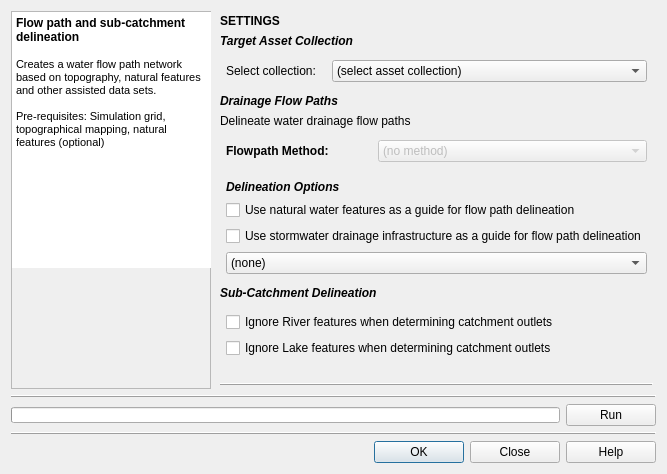
 <widget class="QDialog" name="CatchmentDelinGui">
  <property name="geometry">
   <rect>
    <x>0</x>
    <y>0</y>
    <width>627</width>
    <height>474</height>
   </rect>
  </property>
  <property name="windowTitle">
   <string>Delineate Water Flow and Sub-Catchments</string>
  </property>
  <property name="windowIcon">
   <iconset resource="../../../../../Dropbox/UrbanBEATS Master Project/graphics/ubeats.qrc">
    <normaloff>:/icons/river_flow.png</normaloff>:/icons/river_flow.png</iconset>
  </property>
  <layout class="QGridLayout" name="gridLayout">
   <item row="4" column="0" colspan="2">
    <widget class="QWidget" name="buttons_widget" native="true">
     <layout class="QHBoxLayout" name="horizontalLayout">
      <property name="spacing">
       <number>6</number>
      </property>
      <property name="leftMargin">
       <number>0</number>
      </property>
      <property name="topMargin">
       <number>0</number>
      </property>
      <property name="rightMargin">
       <number>0</number>
      </property>
      <property name="bottomMargin">
       <number>0</number>
      </property>
      <item>
       <spacer name="horizontalSpacer">
        <property name="orientation">
         <enum>Qt::Horizontal</enum>
        </property>
        <property name="sizeHint" stdset="0">
         <size>
          <width>40</width>
          <height>20</height>
         </size>
        </property>
       </spacer>
      </item>
      <item>
       <widget class="QPushButton" name="ok_button">
        <property name="minimumSize">
         <size>
          <width>90</width>
          <height>0</height>
         </size>
        </property>
        <property name="whatsThis">
         <string>&lt;html&gt;&lt;head/&gt;&lt;body&gt;&lt;p&gt;Resets all parameters of this module in the current 'scenario time step' to the default values.&lt;/p&gt;&lt;/body&gt;&lt;/html&gt;</string>
        </property>
        <property name="text">
         <string>OK</string>
        </property>
        <property name="icon">
         <iconset resource="../../../../../Dropbox/UrbanBEATS Master Project/graphics/ubeats.qrc">
          <normaloff>:/icons/check.png</normaloff>:/icons/check.png</iconset>
        </property>
       </widget>
      </item>
      <item>
       <widget class="QPushButton" name="close_button">
        <property name="minimumSize">
         <size>
          <width>90</width>
          <height>0</height>
         </size>
        </property>
        <property name="text">
         <string>Close</string>
        </property>
        <property name="icon">
         <iconset resource="../../../../../Dropbox/UrbanBEATS Master Project/graphics/ubeats.qrc">
          <normaloff>:/icons/delete-icon.png</normaloff>:/icons/delete-icon.png</iconset>
        </property>
       </widget>
      </item>
      <item>
       <widget class="QPushButton" name="help_button">
        <property name="minimumSize">
         <size>
          <width>90</width>
          <height>0</height>
         </size>
        </property>
        <property name="text">
         <string>Help</string>
        </property>
        <property name="icon">
         <iconset resource="../../../../../Dropbox/UrbanBEATS Master Project/graphics/ubeats.qrc">
          <normaloff>:/icons/Help-icon.png</normaloff>:/icons/Help-icon.png</iconset>
        </property>
       </widget>
      </item>
     </layout>
    </widget>
   </item>
   <item row="0" column="0">
    <widget class="QFrame" name="frame">
     <property name="minimumSize">
      <size>
       <width>200</width>
       <height>0</height>
      </size>
     </property>
     <property name="maximumSize">
      <size>
       <width>200</width>
       <height>16777215</height>
      </size>
     </property>
     <property name="frameShape">
      <enum>QFrame::StyledPanel</enum>
     </property>
     <property name="frameShadow">
      <enum>QFrame::Raised</enum>
     </property>
     <layout class="QVBoxLayout" name="verticalLayout_6">
      <property name="spacing">
       <number>0</number>
      </property>
      <property name="leftMargin">
       <number>0</number>
      </property>
      <property name="topMargin">
       <number>0</number>
      </property>
      <property name="rightMargin">
       <number>0</number>
      </property>
      <property name="bottomMargin">
       <number>0</number>
      </property>
      <item>
       <widget class="QTextBrowser" name="description">
        <property name="minimumSize">
         <size>
          <width>200</width>
          <height>0</height>
         </size>
        </property>
        <property name="maximumSize">
         <size>
          <width>200</width>
          <height>16777215</height>
         </size>
        </property>
        <property name="frameShape">
         <enum>QFrame::NoFrame</enum>
        </property>
        <property name="frameShadow">
         <enum>QFrame::Plain</enum>
        </property>
        <property name="verticalScrollBarPolicy">
         <enum>Qt::ScrollBarAsNeeded</enum>
        </property>
        <property name="html">
         <string>&lt;!DOCTYPE HTML PUBLIC &quot;-//W3C//DTD HTML 4.0//EN&quot; &quot;http://www.w3.org/TR/REC-html40/strict.dtd&quot;&gt;
&lt;html&gt;&lt;head&gt;&lt;meta name=&quot;qrichtext&quot; content=&quot;1&quot; /&gt;&lt;style type=&quot;text/css&quot;&gt;
p, li { white-space: pre-wrap; }
&lt;/style&gt;&lt;/head&gt;&lt;body style=&quot; font-family:'MS Shell Dlg 2'; font-size:8.25pt; font-weight:400; font-style:normal;&quot;&gt;
&lt;p style=&quot; margin-top:0px; margin-bottom:0px; margin-left:0px; margin-right:0px; -qt-block-indent:0; text-indent:0px;&quot;&gt;&lt;span style=&quot; font-size:9pt; font-weight:600;&quot;&gt;Flow path and sub-catchment delineation&lt;/span&gt;&lt;/p&gt;
&lt;p style=&quot;-qt-paragraph-type:empty; margin-top:0px; margin-bottom:0px; margin-left:0px; margin-right:0px; -qt-block-indent:0; text-indent:0px; font-size:9pt; font-weight:600;&quot;&gt;&lt;br /&gt;&lt;/p&gt;
&lt;p style=&quot; margin-top:0px; margin-bottom:0px; margin-left:0px; margin-right:0px; -qt-block-indent:0; text-indent:0px;&quot;&gt;&lt;span style=&quot; font-size:8pt;&quot;&gt;Creates a water flow path network based on topography, natural features and other assisted data sets.&lt;/span&gt;&lt;/p&gt;
&lt;p style=&quot;-qt-paragraph-type:empty; margin-top:0px; margin-bottom:0px; margin-left:0px; margin-right:0px; -qt-block-indent:0; text-indent:0px; font-size:8pt;&quot;&gt;&lt;br /&gt;&lt;/p&gt;
&lt;p style=&quot; margin-top:0px; margin-bottom:0px; margin-left:0px; margin-right:0px; -qt-block-indent:0; text-indent:0px;&quot;&gt;&lt;span style=&quot; font-size:8pt;&quot;&gt;Pre-requisites: Simulation grid, topographical mapping, natural features (optional)&lt;/span&gt;&lt;/p&gt;&lt;/body&gt;&lt;/html&gt;</string>
        </property>
       </widget>
      </item>
      <item>
       <widget class="QLabel" name="img">
        <property name="sizePolicy">
         <sizepolicy hsizetype="Preferred" vsizetype="Fixed">
          <horstretch>0</horstretch>
          <verstretch>0</verstretch>
         </sizepolicy>
        </property>
        <property name="minimumSize">
         <size>
          <width>200</width>
          <height>120</height>
         </size>
        </property>
        <property name="maximumSize">
         <size>
          <width>200</width>
          <height>120</height>
         </size>
        </property>
        <property name="text">
         <string/>
        </property>
        <property name="pixmap">
         <pixmap resource="../../../../../Dropbox/UrbanBEATS Master Project/graphics/ubeats.qrc">:/mod_imgs/module_imgs/mod_catchmentdelin.jpg</pixmap>
        </property>
       </widget>
      </item>
     </layout>
    </widget>
   </item>
   <item row="1" column="0" colspan="2">
    <widget class="Line" name="line_2">
     <property name="frameShadow">
      <enum>QFrame::Raised</enum>
     </property>
     <property name="orientation">
      <enum>Qt::Horizontal</enum>
     </property>
    </widget>
   </item>
   <item row="2" column="0" colspan="2">
    <widget class="QWidget" name="widget" native="true">
     <property name="minimumSize">
      <size>
       <width>0</width>
       <height>0</height>
      </size>
     </property>
     <layout class="QHBoxLayout" name="horizontalLayout_2">
      <property name="leftMargin">
       <number>0</number>
      </property>
      <property name="topMargin">
       <number>0</number>
      </property>
      <property name="rightMargin">
       <number>0</number>
      </property>
      <property name="bottomMargin">
       <number>0</number>
      </property>
      <item>
       <widget class="QProgressBar" name="progressbar">
        <property name="minimumSize">
         <size>
          <width>0</width>
          <height>16</height>
         </size>
        </property>
        <property name="maximumSize">
         <size>
          <width>16777215</width>
          <height>16</height>
         </size>
        </property>
        <property name="value">
         <number>0</number>
        </property>
        <property name="textVisible">
         <bool>false</bool>
        </property>
        <property name="orientation">
         <enum>Qt::Horizontal</enum>
        </property>
        <property name="invertedAppearance">
         <bool>false</bool>
        </property>
        <property name="textDirection">
         <enum>QProgressBar::TopToBottom</enum>
        </property>
       </widget>
      </item>
      <item>
       <widget class="QPushButton" name="run_button">
        <property name="minimumSize">
         <size>
          <width>90</width>
          <height>0</height>
         </size>
        </property>
        <property name="maximumSize">
         <size>
          <width>90</width>
          <height>16777215</height>
         </size>
        </property>
        <property name="text">
         <string>Run</string>
        </property>
        <property name="icon">
         <iconset resource="../../../../../Dropbox/UrbanBEATS Master Project/graphics/ubeats.qrc">
          <normaloff>:/icons/Play-icon.png</normaloff>:/icons/Play-icon.png</iconset>
        </property>
       </widget>
      </item>
     </layout>
    </widget>
   </item>
   <item row="0" column="1">
    <widget class="QWidget" name="parameters" native="true">
     <layout class="QVBoxLayout" name="verticalLayout">
      <property name="spacing">
       <number>6</number>
      </property>
      <property name="leftMargin">
       <number>3</number>
      </property>
      <property name="topMargin">
       <number>3</number>
      </property>
      <property name="rightMargin">
       <number>3</number>
      </property>
      <property name="bottomMargin">
       <number>3</number>
      </property>
      <item>
       <widget class="QLabel" name="title">
        <property name="text">
         <string>&lt;html&gt;&lt;head/&gt;&lt;body&gt;&lt;p&gt;&lt;span style=&quot; font-size:9pt; font-weight:600;&quot;&gt;SETTINGS&lt;/span&gt;&lt;/p&gt;&lt;/body&gt;&lt;/html&gt;</string>
        </property>
       </widget>
      </item>
      <item>
       <widget class="QLabel" name="asset_col_title">
        <property name="text">
         <string>&lt;html&gt;&lt;head/&gt;&lt;body&gt;&lt;p&gt;&lt;span style=&quot; font-weight:600; font-style:italic;&quot;&gt;Target Asset Collection&lt;/span&gt;&lt;/p&gt;&lt;/body&gt;&lt;/html&gt;</string>
        </property>
       </widget>
      </item>
      <item>
       <widget class="QWidget" name="gridname_widget" native="true">
        <layout class="QGridLayout" name="gridLayout_7">
         <property name="leftMargin">
          <number>6</number>
         </property>
         <property name="topMargin">
          <number>6</number>
         </property>
         <property name="rightMargin">
          <number>6</number>
         </property>
         <property name="bottomMargin">
          <number>6</number>
         </property>
         <item row="0" column="1">
          <widget class="QComboBox" name="assetcol_combo">
           <item>
            <property name="text">
             <string>(select asset collection)</string>
            </property>
           </item>
          </widget>
         </item>
         <item row="0" column="0">
          <widget class="QLabel" name="gridname_lbl">
           <property name="minimumSize">
            <size>
             <width>100</width>
             <height>0</height>
            </size>
           </property>
           <property name="maximumSize">
            <size>
             <width>100</width>
             <height>16777215</height>
            </size>
           </property>
           <property name="whatsThis">
            <string>Width of the square cell in the city grid in metres</string>
           </property>
           <property name="text">
            <string>Select collection:</string>
           </property>
          </widget>
         </item>
        </layout>
       </widget>
      </item>
      <item>
       <widget class="QLabel" name="title_2">
        <property name="text">
         <string>&lt;html&gt;&lt;head/&gt;&lt;body&gt;&lt;p&gt;&lt;span style=&quot; font-weight:600; font-style:italic;&quot;&gt;Drainage Flow Paths&lt;/span&gt;&lt;/p&gt;&lt;/body&gt;&lt;/html&gt;</string>
        </property>
       </widget>
      </item>
      <item>
       <widget class="QLabel" name="descr">
        <property name="minimumSize">
         <size>
          <width>0</width>
          <height>0</height>
         </size>
        </property>
        <property name="maximumSize">
         <size>
          <width>16777215</width>
          <height>16777215</height>
         </size>
        </property>
        <property name="whatsThis">
         <string>Width of the square cell in the city grid in metres</string>
        </property>
        <property name="text">
         <string>Delineate water drainage flow paths</string>
        </property>
        <property name="wordWrap">
         <bool>true</bool>
        </property>
       </widget>
      </item>
      <item>
       <widget class="QWidget" name="flowpath_widget" native="true">
        <layout class="QGridLayout" name="gridLayout_11">
         <property name="leftMargin">
          <number>6</number>
         </property>
         <property name="topMargin">
          <number>6</number>
         </property>
         <property name="rightMargin">
          <number>6</number>
         </property>
         <property name="bottomMargin">
          <number>6</number>
         </property>
         <item row="1" column="0">
          <widget class="QLabel" name="flowpath_lbl">
           <property name="whatsThis">
            <string>&lt;!DOCTYPE HTML PUBLIC &quot;-//W3C//DTD HTML 4.0//EN&quot; &quot;http://www.w3.org/TR/REC-html40/strict.dtd&quot;&gt;
&lt;html&gt;&lt;head&gt;&lt;meta name=&quot;qrichtext&quot; content=&quot;1&quot; /&gt;&lt;style type=&quot;text/css&quot;&gt;
p, li { white-space: pre-wrap; }
&lt;/style&gt;&lt;/head&gt;&lt;body style=&quot; font-family:'MS Shell Dlg 2'; font-size:8.25pt; font-weight:400; font-style:normal;&quot;&gt;
&lt;p style=&quot; margin-top:0px; margin-bottom:0px; margin-left:0px; margin-right:0px; -qt-block-indent:0; text-indent:0px;&quot;&gt;&lt;span style=&quot; font-size:8pt;&quot;&gt;How many blocks to consider when determining drainage fluxes (the greater the number, the greater the computational burden).&lt;/span&gt;&lt;/p&gt;&lt;/body&gt;&lt;/html&gt;</string>
           </property>
           <property name="text">
            <string>&lt;html&gt;&lt;head/&gt;&lt;body&gt;&lt;p&gt;&lt;span style=&quot; font-weight:600;&quot;&gt;Flowpath Method:&lt;/span&gt;&lt;/p&gt;&lt;/body&gt;&lt;/html&gt;</string>
           </property>
          </widget>
         </item>
         <item row="1" column="1">
          <widget class="QComboBox" name="flowpath_combo">
           <property name="enabled">
            <bool>false</bool>
           </property>
           <property name="sizePolicy">
            <sizepolicy hsizetype="Preferred" vsizetype="Preferred">
             <horstretch>0</horstretch>
             <verstretch>0</verstretch>
            </sizepolicy>
           </property>
           <property name="currentIndex">
            <number>0</number>
           </property>
           <item>
            <property name="text">
             <string>(no method)</string>
            </property>
           </item>
           <item>
            <property name="text">
             <string>Directional - D8 (O'Callaghan &amp; Mark, 1984)</string>
            </property>
           </item>
           <item>
            <property name="text">
             <string>Graph-theoretical Delineation</string>
            </property>
           </item>
           <item>
            <property name="text">
             <string>Flow Field Delineation</string>
            </property>
           </item>
          </widget>
         </item>
        </layout>
       </widget>
      </item>
      <item>
       <widget class="QWidget" name="flowpath_guide_widget" native="true">
        <layout class="QGridLayout" name="gridLayout_12">
         <property name="leftMargin">
          <number>6</number>
         </property>
         <property name="topMargin">
          <number>6</number>
         </property>
         <property name="rightMargin">
          <number>6</number>
         </property>
         <property name="bottomMargin">
          <number>6</number>
         </property>
         <item row="3" column="0">
          <widget class="QCheckBox" name="infrastructure_check">
           <property name="toolTip">
            <string>&lt;!DOCTYPE HTML PUBLIC &quot;-//W3C//DTD HTML 4.0//EN&quot; &quot;http://www.w3.org/TR/REC-html40/strict.dtd&quot;&gt;
&lt;html&gt;&lt;head&gt;&lt;meta name=&quot;qrichtext&quot; content=&quot;1&quot; /&gt;&lt;style type=&quot;text/css&quot;&gt;
p, li { white-space: pre-wrap; }
&lt;/style&gt;&lt;/head&gt;&lt;body style=&quot; font-family:'MS Shell Dlg 2'; font-size:8.25pt; font-weight:400; font-style:normal;&quot;&gt;
&lt;p style=&quot; margin-top:0px; margin-bottom:0px; margin-left:0px; margin-right:0px; -qt-block-indent:0; text-indent:0px;&quot;&gt;&lt;span style=&quot; font-size:8pt;&quot;&gt;Check if you want to avoid localised ponds forming in the region. If this is of particular interest because the DEM's accuracy has been assured and the purpose of the simulation is to assess these problem spots, then leave this box unchecked.&lt;/span&gt;&lt;/p&gt;
&lt;p style=&quot;-qt-paragraph-type:empty; margin-top:0px; margin-bottom:0px; margin-left:0px; margin-right:0px; -qt-block-indent:0; text-indent:0px; font-size:8pt;&quot;&gt;&lt;/p&gt;
&lt;p style=&quot; margin-top:0px; margin-bottom:0px; margin-left:0px; margin-right:0px; -qt-block-indent:0; text-indent:0px;&quot;&gt;&lt;span style=&quot; font-size:8pt;&quot;&gt;Correction proceeds as follows:&lt;/span&gt;&lt;/p&gt;
&lt;p style=&quot; margin-top:0px; margin-bottom:0px; margin-left:0px; margin-right:0px; -qt-block-indent:0; text-indent:0px;&quot;&gt;&lt;span style=&quot; font-size:8pt;&quot;&gt;- If cell cannot transfer water downhill, but there is an adjacent cell with identical elevation within tolerance limit, it will transfer the water into this.&lt;/span&gt;&lt;/p&gt;
&lt;p style=&quot; margin-top:0px; margin-bottom:0px; margin-left:0px; margin-right:0px; -qt-block-indent:0; text-indent:0px;&quot;&gt;&lt;span style=&quot; font-size:8pt;&quot;&gt;- If tolerance limit is not met, cell's water is routed directly to catchment outlet.&lt;/span&gt;&lt;/p&gt;&lt;/body&gt;&lt;/html&gt;</string>
           </property>
           <property name="whatsThis">
            <string>&lt;!DOCTYPE HTML PUBLIC &quot;-//W3C//DTD HTML 4.0//EN&quot; &quot;http://www.w3.org/TR/REC-html40/strict.dtd&quot;&gt;
&lt;html&gt;&lt;head&gt;&lt;meta name=&quot;qrichtext&quot; content=&quot;1&quot; /&gt;&lt;style type=&quot;text/css&quot;&gt;
p, li { white-space: pre-wrap; }
&lt;/style&gt;&lt;/head&gt;&lt;body style=&quot; font-family:'MS Shell Dlg 2'; font-size:8pt; font-weight:400; font-style:normal;&quot;&gt;
&lt;p style=&quot; margin-top:0px; margin-bottom:0px; margin-left:0px; margin-right:0px; -qt-block-indent:0; text-indent:0px;&quot;&gt;If available, then the program will bias the flow directions towards Blocks with built stormwater draingae infrastructure e.g. channelized drains and pipe network. This will only happen if the above option to include stormwater infrastruture has been enabled and a map has been specified.&lt;/p&gt;&lt;/body&gt;&lt;/html&gt;</string>
           </property>
           <property name="text">
            <string>Use stormwater drainage infrastructure as a guide for flow path delineation</string>
           </property>
          </widget>
         </item>
         <item row="2" column="0">
          <widget class="QCheckBox" name="natfeature_check">
           <property name="toolTip">
            <string>&lt;!DOCTYPE HTML PUBLIC &quot;-//W3C//DTD HTML 4.0//EN&quot; &quot;http://www.w3.org/TR/REC-html40/strict.dtd&quot;&gt;
&lt;html&gt;&lt;head&gt;&lt;meta name=&quot;qrichtext&quot; content=&quot;1&quot; /&gt;&lt;style type=&quot;text/css&quot;&gt;
p, li { white-space: pre-wrap; }
&lt;/style&gt;&lt;/head&gt;&lt;body style=&quot; font-family:'MS Shell Dlg 2'; font-size:8.25pt; font-weight:400; font-style:normal;&quot;&gt;
&lt;p style=&quot; margin-top:0px; margin-bottom:0px; margin-left:0px; margin-right:0px; -qt-block-indent:0; text-indent:0px;&quot;&gt;&lt;span style=&quot; font-size:8pt;&quot;&gt;Check if you want to avoid localised ponds forming in the region. If this is of particular interest because the DEM's accuracy has been assured and the purpose of the simulation is to assess these problem spots, then leave this box unchecked.&lt;/span&gt;&lt;/p&gt;
&lt;p style=&quot;-qt-paragraph-type:empty; margin-top:0px; margin-bottom:0px; margin-left:0px; margin-right:0px; -qt-block-indent:0; text-indent:0px; font-size:8pt;&quot;&gt;&lt;/p&gt;
&lt;p style=&quot; margin-top:0px; margin-bottom:0px; margin-left:0px; margin-right:0px; -qt-block-indent:0; text-indent:0px;&quot;&gt;&lt;span style=&quot; font-size:8pt;&quot;&gt;Correction proceeds as follows:&lt;/span&gt;&lt;/p&gt;
&lt;p style=&quot; margin-top:0px; margin-bottom:0px; margin-left:0px; margin-right:0px; -qt-block-indent:0; text-indent:0px;&quot;&gt;&lt;span style=&quot; font-size:8pt;&quot;&gt;- If cell cannot transfer water downhill, but there is an adjacent cell with identical elevation within tolerance limit, it will transfer the water into this.&lt;/span&gt;&lt;/p&gt;
&lt;p style=&quot; margin-top:0px; margin-bottom:0px; margin-left:0px; margin-right:0px; -qt-block-indent:0; text-indent:0px;&quot;&gt;&lt;span style=&quot; font-size:8pt;&quot;&gt;- If tolerance limit is not met, cell's water is routed directly to catchment outlet.&lt;/span&gt;&lt;/p&gt;&lt;/body&gt;&lt;/html&gt;</string>
           </property>
           <property name="whatsThis">
            <string>&lt;!DOCTYPE HTML PUBLIC &quot;-//W3C//DTD HTML 4.0//EN&quot; &quot;http://www.w3.org/TR/REC-html40/strict.dtd&quot;&gt;
&lt;html&gt;&lt;head&gt;&lt;meta name=&quot;qrichtext&quot; content=&quot;1&quot; /&gt;&lt;style type=&quot;text/css&quot;&gt;
p, li { white-space: pre-wrap; }
&lt;/style&gt;&lt;/head&gt;&lt;body style=&quot; font-family:'MS Shell Dlg 2'; font-size:8pt; font-weight:400; font-style:normal;&quot;&gt;
&lt;p style=&quot; margin-top:0px; margin-bottom:0px; margin-left:0px; margin-right:0px; -qt-block-indent:0; text-indent:0px;&quot;&gt;If available, then the program will bias the flow directions towards Blocks with natural features e.g. a river, creek or lake. This will only happen if the above option to include a river or lake feature has been enabled and a map has been specified.&lt;/p&gt;&lt;/body&gt;&lt;/html&gt;</string>
           </property>
           <property name="text">
            <string>Use natural water features as a guide for flow path delineation</string>
           </property>
          </widget>
         </item>
         <item row="1" column="0">
          <widget class="QLabel" name="flowpath_lbl2">
           <property name="whatsThis">
            <string>&lt;!DOCTYPE HTML PUBLIC &quot;-//W3C//DTD HTML 4.0//EN&quot; &quot;http://www.w3.org/TR/REC-html40/strict.dtd&quot;&gt;
&lt;html&gt;&lt;head&gt;&lt;meta name=&quot;qrichtext&quot; content=&quot;1&quot; /&gt;&lt;style type=&quot;text/css&quot;&gt;
p, li { white-space: pre-wrap; }
&lt;/style&gt;&lt;/head&gt;&lt;body style=&quot; font-family:'MS Shell Dlg 2'; font-size:8.25pt; font-weight:400; font-style:normal;&quot;&gt;
&lt;p style=&quot; margin-top:0px; margin-bottom:0px; margin-left:0px; margin-right:0px; -qt-block-indent:0; text-indent:0px;&quot;&gt;&lt;span style=&quot; font-size:8pt;&quot;&gt;How many blocks to consider when determining drainage fluxes (the greater the number, the greater the computational burden).&lt;/span&gt;&lt;/p&gt;&lt;/body&gt;&lt;/html&gt;</string>
           </property>
           <property name="text">
            <string>&lt;html&gt;&lt;head/&gt;&lt;body&gt;&lt;p&gt;&lt;span style=&quot; font-weight:600; font-style:italic;&quot;&gt;Delineation Options&lt;/span&gt;&lt;/p&gt;&lt;/body&gt;&lt;/html&gt;</string>
           </property>
          </widget>
         </item>
         <item row="4" column="0">
          <widget class="QComboBox" name="storm_combo">
           <item>
            <property name="text">
             <string>(none)</string>
            </property>
           </item>
          </widget>
         </item>
        </layout>
       </widget>
      </item>
      <item>
       <widget class="QLabel" name="title_3">
        <property name="text">
         <string>&lt;html&gt;&lt;head/&gt;&lt;body&gt;&lt;p&gt;&lt;span style=&quot; font-weight:600; font-style:italic;&quot;&gt;Sub-Catchment Delineation&lt;/span&gt;&lt;/p&gt;&lt;/body&gt;&lt;/html&gt;</string>
        </property>
       </widget>
      </item>
      <item>
       <widget class="QWidget" name="flowpath_guide_widget_3" native="true">
        <layout class="QGridLayout" name="gridLayout_15">
         <property name="leftMargin">
          <number>6</number>
         </property>
         <property name="topMargin">
          <number>6</number>
         </property>
         <property name="rightMargin">
          <number>6</number>
         </property>
         <property name="bottomMargin">
          <number>6</number>
         </property>
         <item row="0" column="0">
          <widget class="QCheckBox" name="ignore_rivers_check">
           <property name="toolTip">
            <string>&lt;!DOCTYPE HTML PUBLIC &quot;-//W3C//DTD HTML 4.0//EN&quot; &quot;http://www.w3.org/TR/REC-html40/strict.dtd&quot;&gt;
&lt;html&gt;&lt;head&gt;&lt;meta name=&quot;qrichtext&quot; content=&quot;1&quot; /&gt;&lt;style type=&quot;text/css&quot;&gt;
p, li { white-space: pre-wrap; }
&lt;/style&gt;&lt;/head&gt;&lt;body style=&quot; font-family:'MS Shell Dlg 2'; font-size:8.25pt; font-weight:400; font-style:normal;&quot;&gt;
&lt;p style=&quot; margin-top:0px; margin-bottom:0px; margin-left:0px; margin-right:0px; -qt-block-indent:0; text-indent:0px;&quot;&gt;&lt;span style=&quot; font-size:8pt;&quot;&gt;Check if you want to avoid localised ponds forming in the region. If this is of particular interest because the DEM's accuracy has been assured and the purpose of the simulation is to assess these problem spots, then leave this box unchecked.&lt;/span&gt;&lt;/p&gt;
&lt;p style=&quot;-qt-paragraph-type:empty; margin-top:0px; margin-bottom:0px; margin-left:0px; margin-right:0px; -qt-block-indent:0; text-indent:0px; font-size:8pt;&quot;&gt;&lt;/p&gt;
&lt;p style=&quot; margin-top:0px; margin-bottom:0px; margin-left:0px; margin-right:0px; -qt-block-indent:0; text-indent:0px;&quot;&gt;&lt;span style=&quot; font-size:8pt;&quot;&gt;Correction proceeds as follows:&lt;/span&gt;&lt;/p&gt;
&lt;p style=&quot; margin-top:0px; margin-bottom:0px; margin-left:0px; margin-right:0px; -qt-block-indent:0; text-indent:0px;&quot;&gt;&lt;span style=&quot; font-size:8pt;&quot;&gt;- If cell cannot transfer water downhill, but there is an adjacent cell with identical elevation within tolerance limit, it will transfer the water into this.&lt;/span&gt;&lt;/p&gt;
&lt;p style=&quot; margin-top:0px; margin-bottom:0px; margin-left:0px; margin-right:0px; -qt-block-indent:0; text-indent:0px;&quot;&gt;&lt;span style=&quot; font-size:8pt;&quot;&gt;- If tolerance limit is not met, cell's water is routed directly to catchment outlet.&lt;/span&gt;&lt;/p&gt;&lt;/body&gt;&lt;/html&gt;</string>
           </property>
           <property name="whatsThis">
            <string>&lt;!DOCTYPE HTML PUBLIC &quot;-//W3C//DTD HTML 4.0//EN&quot; &quot;http://www.w3.org/TR/REC-html40/strict.dtd&quot;&gt;
&lt;html&gt;&lt;head&gt;&lt;meta name=&quot;qrichtext&quot; content=&quot;1&quot; /&gt;&lt;style type=&quot;text/css&quot;&gt;
p, li { white-space: pre-wrap; }
&lt;/style&gt;&lt;/head&gt;&lt;body style=&quot; font-family:'MS Shell Dlg 2'; font-size:8pt; font-weight:400; font-style:normal;&quot;&gt;
&lt;p style=&quot; margin-top:0px; margin-bottom:0px; margin-left:0px; margin-right:0px; -qt-block-indent:0; text-indent:0px;&quot;&gt;Ignores river features in the landscape. This means that delineation continues until the lowest elevation point has been detected. Select this option if your river features do not directly determine the catchment e.g. you are including a creek in the catchment, but do not want to subdivide the catchment based on inflow points to the creek.&lt;/p&gt;&lt;/body&gt;&lt;/html&gt;</string>
           </property>
           <property name="text">
            <string>Ignore River features when determining catchment outlets</string>
           </property>
          </widget>
         </item>
         <item row="1" column="0">
          <widget class="QCheckBox" name="ignore_lakes_check">
           <property name="toolTip">
            <string>&lt;!DOCTYPE HTML PUBLIC &quot;-//W3C//DTD HTML 4.0//EN&quot; &quot;http://www.w3.org/TR/REC-html40/strict.dtd&quot;&gt;
&lt;html&gt;&lt;head&gt;&lt;meta name=&quot;qrichtext&quot; content=&quot;1&quot; /&gt;&lt;style type=&quot;text/css&quot;&gt;
p, li { white-space: pre-wrap; }
&lt;/style&gt;&lt;/head&gt;&lt;body style=&quot; font-family:'MS Shell Dlg 2'; font-size:8.25pt; font-weight:400; font-style:normal;&quot;&gt;
&lt;p style=&quot; margin-top:0px; margin-bottom:0px; margin-left:0px; margin-right:0px; -qt-block-indent:0; text-indent:0px;&quot;&gt;&lt;span style=&quot; font-size:8pt;&quot;&gt;Check if you want to avoid localised ponds forming in the region. If this is of particular interest because the DEM's accuracy has been assured and the purpose of the simulation is to assess these problem spots, then leave this box unchecked.&lt;/span&gt;&lt;/p&gt;
&lt;p style=&quot;-qt-paragraph-type:empty; margin-top:0px; margin-bottom:0px; margin-left:0px; margin-right:0px; -qt-block-indent:0; text-indent:0px; font-size:8pt;&quot;&gt;&lt;/p&gt;
&lt;p style=&quot; margin-top:0px; margin-bottom:0px; margin-left:0px; margin-right:0px; -qt-block-indent:0; text-indent:0px;&quot;&gt;&lt;span style=&quot; font-size:8pt;&quot;&gt;Correction proceeds as follows:&lt;/span&gt;&lt;/p&gt;
&lt;p style=&quot; margin-top:0px; margin-bottom:0px; margin-left:0px; margin-right:0px; -qt-block-indent:0; text-indent:0px;&quot;&gt;&lt;span style=&quot; font-size:8pt;&quot;&gt;- If cell cannot transfer water downhill, but there is an adjacent cell with identical elevation within tolerance limit, it will transfer the water into this.&lt;/span&gt;&lt;/p&gt;
&lt;p style=&quot; margin-top:0px; margin-bottom:0px; margin-left:0px; margin-right:0px; -qt-block-indent:0; text-indent:0px;&quot;&gt;&lt;span style=&quot; font-size:8pt;&quot;&gt;- If tolerance limit is not met, cell's water is routed directly to catchment outlet.&lt;/span&gt;&lt;/p&gt;&lt;/body&gt;&lt;/html&gt;</string>
           </property>
           <property name="whatsThis">
            <string>&lt;!DOCTYPE HTML PUBLIC &quot;-//W3C//DTD HTML 4.0//EN&quot; &quot;http://www.w3.org/TR/REC-html40/strict.dtd&quot;&gt;
&lt;html&gt;&lt;head&gt;&lt;meta name=&quot;qrichtext&quot; content=&quot;1&quot; /&gt;&lt;style type=&quot;text/css&quot;&gt;
p, li { white-space: pre-wrap; }
&lt;/style&gt;&lt;/head&gt;&lt;body style=&quot; font-family:'MS Shell Dlg 2'; font-size:8pt; font-weight:400; font-style:normal;&quot;&gt;
&lt;p style=&quot; margin-top:0px; margin-bottom:0px; margin-left:0px; margin-right:0px; -qt-block-indent:0; text-indent:0px;&quot;&gt;Ignores lake features in the landscape. This means that delineation continues until the lowest elevation point has been detected. Select this option if the lakes you have included are not major drainage outlets e.g. a large lake vs. a retarding basin. If the lake features regularly spill downstream, then check this option to ensure that the catchment delineation continues beyond the lake.&lt;/p&gt;&lt;/body&gt;&lt;/html&gt;</string>
           </property>
           <property name="text">
            <string>Ignore Lake features when determining catchment outlets</string>
           </property>
          </widget>
         </item>
        </layout>
       </widget>
      </item>
      <item>
       <spacer name="verticalSpacer">
        <property name="orientation">
         <enum>Qt::Vertical</enum>
        </property>
        <property name="sizeHint" stdset="0">
         <size>
          <width>20</width>
          <height>40</height>
         </size>
        </property>
       </spacer>
      </item>
      <item>
       <widget class="Line" name="line">
        <property name="frameShadow">
         <enum>QFrame::Raised</enum>
        </property>
        <property name="orientation">
         <enum>Qt::Horizontal</enum>
        </property>
       </widget>
      </item>
     </layout>
    </widget>
   </item>
   <item row="3" column="0" colspan="2">
    <widget class="Line" name="line_3">
     <property name="frameShadow">
      <enum>QFrame::Raised</enum>
     </property>
     <property name="orientation">
      <enum>Qt::Horizontal</enum>
     </property>
    </widget>
   </item>
  </layout>
 </widget>
